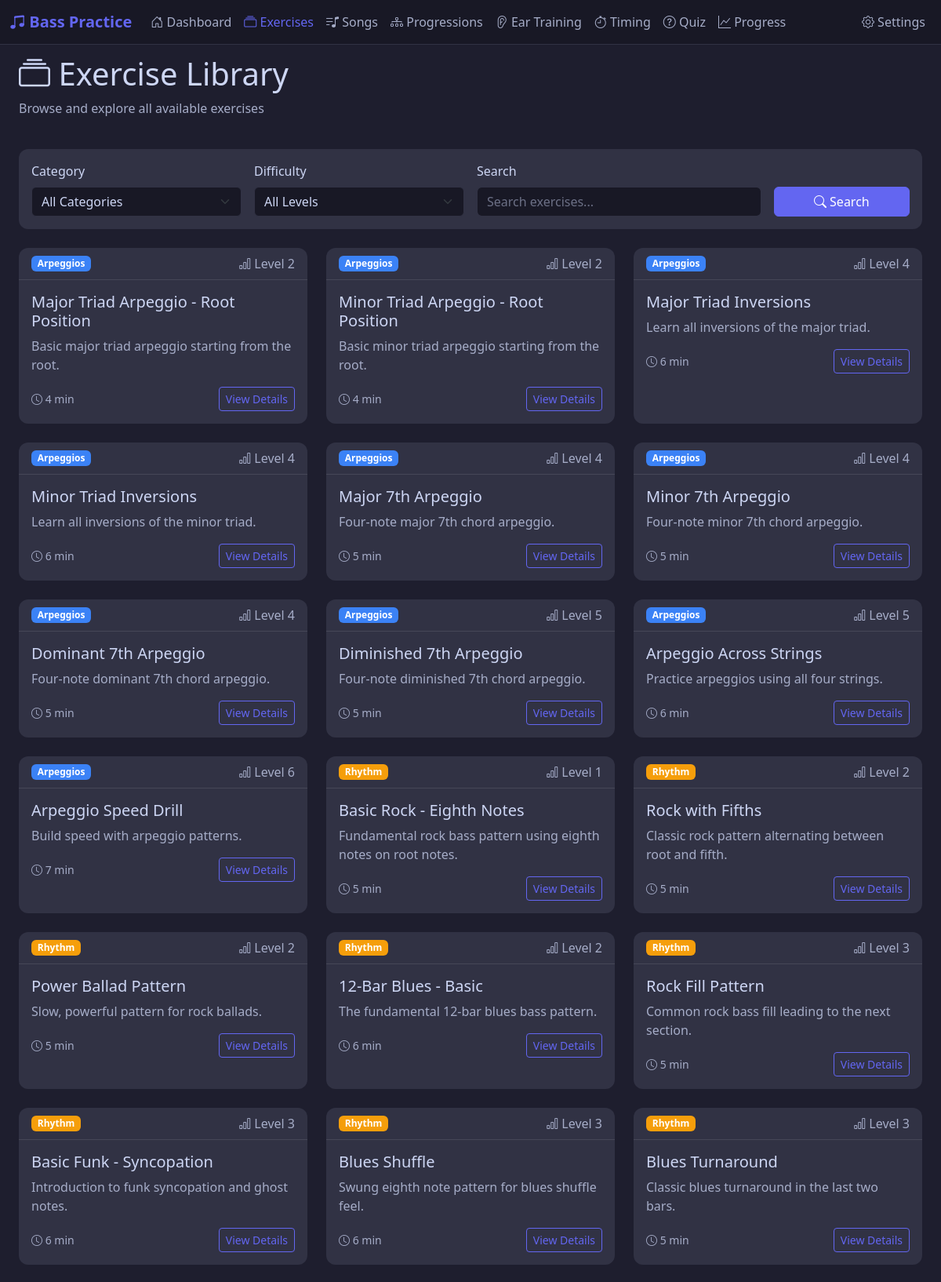
Screenshot of /exercises (upper part) with the database file from the repository.
### app/models/content/__init__.py (models this page shows, shortened)
class Exercise(db.Model):
    __tablename__ = 'exercises'
    id = db.Column(db.Integer, primary_key=True)
    title = db.Column(db.String(100), nullable=False)
    description = db.Column(db.Text)
    category = db.Column(db.String(30), nullable=False)  # scales, arpeggios, rhythm, technique, theory
    subcategory = db.Column(db.String(50))
    difficulty_level = db.Column(db.Integer, nullable=False)  # 1-10
    estimated_duration = db.Column(db.Integer, nullable=False)  # minutes
    instructions = db.Column(db.Text)
    tips = db.Column(db.Text)
    prerequisites = db.Column(db.Text)  # JSON array of exercise IDs
    created_at = db.Column(db.DateTime, default=datetime.utcnow)
    session_exercises = db.relationship('SessionExercise', backref='exercise', lazy=True)

### app/routes/exercises.py (the view)
@bp.route('/exercises')
def exercises():
    category = request.args.get('category', '')
    difficulty = request.args.get('difficulty', type=int)
    search = request.args.get('search', '')
    query = Exercise.query
    if category:
        query = query.filter_by(category=category)
    if difficulty:
        query = query.filter_by(difficulty_level=difficulty)
    if search:
        query = query.filter(Exercise.title.ilike(f'%{search}%'))
    exercises = query.order_by(Exercise.category, Exercise.difficulty_level).all()
    categories = db.session.query(Exercise.category).distinct().all()
    categories = [c[0] for c in categories]
    return render_template('exercises.html',
        exercises=exercises,
        categories=categories,
        current_category=category,
        current_difficulty=difficulty,
        search=search
    )

### app/templates/exercises.html (shortened to what this page needs)
{% extends "base.html" %}
{% from "macros/cards.html" import exercise_card %}
{% from "macros/badges.html" import category_badge %}
{% block content %}
<div class="container-fluid px-4">
    <div class="row mb-4">
        <div class="col-12">
            <h1><i class="bi bi-collection"></i> Exercise Library</h1>
            <p class="text-secondary">Browse and explore all available exercises</p>
        </div>
    </div>
    <div class="row mb-4">
        <div class="col-12">
            <div class="card">
                <div class="card-body">
                    <form method="GET" class="row g-3">
                        <div class="col-md-3">
                            <label class="form-label">Category</label>
                            <select name="category" class="form-select" onchange="this.form.submit()">
                                <option value="">All Categories</option>
                            </select>
                        </div>
                        <div class="col-md-3">
                            <label class="form-label">Difficulty</label>
                            <select name="difficulty" class="form-select" onchange="this.form.submit()">
                                <option value="">All Levels</option>
                            </select>
                        </div>
                        <div class="col-md-4">
                            <label class="form-label">Search</label>
                            <input type="text" name="search" class="form-control" placeholder="Search exercises..."
                                value="{{ search }}">
                        </div>
                        <div class="col-md-2 d-flex align-items-end">
                            <button type="submit" class="btn btn-primary w-100">
                                <i class="bi bi-search"></i> Search
                            </button>
                        </div>
                    </form>
                </div>
            </div>
        </div>
    </div>
    <div class="row">
        {% for exercise in exercises %}
        <div class="col-lg-4 col-md-6 mb-4">
            {{ exercise_card(exercise) }}
        </div>
        {% endfor %}
    </div>
</div>
{% endblock %}

### app/templates/macros/cards.html (shortened to what this page needs)
{% from 'macros/badges.html' import category_badge, star_rating, progress_bar %}
{% macro exercise_card(exercise) %}
<div class="card exercise-card h-100">
    <div class="card-header d-flex justify-content-between align-items-center">
        {{ category_badge(exercise.category) }}
        <span class="difficulty-badge text-secondary">
            <i class="bi bi-bar-chart"></i> Level {{ exercise.difficulty_level }}
        </span>
    </div>
    <div class="card-body">
        <h5 class="card-title">{{ exercise.title }}</h5>
        <p class="card-text text-secondary">{{ exercise.description[:150] }}</p>
        <div class="d-flex justify-content-between align-items-center">
            <small class="text-secondary">
                <i class="bi bi-clock"></i> {{ exercise.estimated_duration }} min
            </small>
            <a href="{{ url_for('exercises.exercise_detail', exercise_id=exercise.id) }}"
                class="btn btn-outline-primary btn-sm">
                View Details
            </a>
        </div>
    </div>
</div>
{% endmacro %}

### app/templates/macros/badges.html (shortened to what this page needs)
{% macro category_badge(category) %}
<span class="badge badge-category badge-{{ category }}">
    {{ category|capitalize }}
</span>
{% endmacro %}

### app/static/css/base.css (style rules this page uses)
:root { --primary-color: #6366f1; --secondary-color: #8b5cf6; --accent-color: #f59e0b; --dark-bg: #1e1e2e; --darker-bg: #181825; --card-bg: #313244; --text-primary: #cdd6f4; --text-secondary: #a6adc8; --text-muted: #6c7086; }
body { background-color: var(--dark-bg); color: var(--text-primary); font-family: 'Segoe UI', system-ui, sans-serif; min-height: 100vh; }
h1, h2, h3, h4, h5, h6 { color: var(--text-primary); }
p, span, div, li, td, th, label { color: var(--text-primary); }
.text-secondary { color: var(--text-secondary) !important; }
a { color: var(--primary-color); }
.card { background-color: var(--card-bg); border: none; border-radius: 12px; color: var(--text-primary); }
.card-title, .card-header, .card-body, .card-footer { color: var(--text-primary); }
.card-header { background-color: transparent; border-bottom: 1px solid rgba(255,255,255,0.1); color: var(--text-primary); }
.card-text { color: var(--text-secondary); }
.btn-primary { background-color: var(--primary-color); border-color: var(--primary-color); color: #ffffff; }
.btn-outline-primary { color: var(--primary-color); border-color: var(--primary-color); }
.badge-category { font-size: 0.75rem; padding: 0.35em 0.65em; color: #ffffff; }
.badge-arpeggios { background-color: #3b82f6; color: #ffffff; }
.badge-rhythm { background-color: #f59e0b; color: #000000; }
.badge { color: #ffffff; }
.difficulty-badge { display: inline-flex; align-items: center; gap: 4px; color: var(--text-secondary); }
.exercise-card { transition: transform 0.2s, box-shadow 0.2s; }
.form-control, .form-select { background-color: var(--darker-bg); border-color: var(--card-bg); color: var(--text-primary); }
.form-control::placeholder { color: var(--text-muted); }
.form-label { color: var(--text-primary); }
.form-select option { background-color: var(--darker-bg); color: var(--text-primary); }
input, textarea, select { color: var(--text-primary) !important; }
input::placeholder, textarea::placeholder { color: var(--text-muted) !important; }
small, .small { color: var(--text-secondary); }

### rows the page displays
Exercise: category "Arpeggios", difficulty_level "2", title "Major Triad Arpeggio - Root Position", description "Basic major triad arpeggio starting from the root.", estimated_duration "4"
Exercise: category "Arpeggios", difficulty_level "2", title "Minor Triad Arpeggio - Root Position", description "Basic minor triad arpeggio starting from the root.", estimated_duration "4"
Exercise: category "Arpeggios", difficulty_level "4", title "Major Triad Inversions", description "Learn all inversions of the major triad.", estimated_duration "6"
Exercise: category "Arpeggios", difficulty_level "4", title "Minor Triad Inversions", description "Learn all inversions of the minor triad.", estimated_duration "6"
Exercise: category "Arpeggios", difficulty_level "4", title "Major 7th Arpeggio", description "Four-note major 7th chord arpeggio.", estimated_duration "5"
Exercise: category "Arpeggios", difficulty_level "4", title "Minor 7th Arpeggio", description "Four-note minor 7th chord arpeggio.", estimated_duration "5"
Exercise: category "Arpeggios", difficulty_level "4", title "Dominant 7th Arpeggio", description "Four-note dominant 7th chord arpeggio.", estimated_duration "5"
Exercise: category "Arpeggios", difficulty_level "5", title "Diminished 7th Arpeggio", description "Four-note diminished 7th chord arpeggio.", estimated_duration "5"
Exercise: category "Arpeggios", difficulty_level "5", title "Arpeggio Across Strings", description "Practice arpeggios using all four strings.", estimated_duration "6"
Exercise: category "Arpeggios", difficulty_level "6", title "Arpeggio Speed Drill", description "Build speed with arpeggio patterns.", estimated_duration "7"
Exercise: category "Rhythm", difficulty_level "1", title "Basic Rock - Eighth Notes", description "Fundamental rock bass pattern using eighth notes on root notes.", estimated_duration "5"
Exercise: category "Rhythm", difficulty_level "2", title "Rock with Fifths", description "Classic rock pattern alternating between root and fifth.", estimated_duration "5"
Exercise: category "Rhythm", difficulty_level "2", title "Power Ballad Pattern", description "Slow, powerful pattern for rock ballads.", estimated_duration "5"
Exercise: category "Rhythm", difficulty_level "2", title "12-Bar Blues - Basic", description "The fundamental 12-bar blues bass pattern.", estimated_duration "6"
Exercise: category "Rhythm", difficulty_level "3", title "Rock Fill Pattern", description "Common rock bass fill leading to the next section.", estimated_duration "5"
Exercise: category "Rhythm", difficulty_level "3", title "Basic Funk - Syncopation", description "Introduction to funk syncopation and ghost notes.", estimated_duration "6"
Exercise: category "Rhythm", difficulty_level "3", title "Blues Shuffle", description "Swung eighth note pattern for blues shuffle feel.", estimated_duration "6"
Exercise: category "Rhythm", difficulty_level "3", title "Blues Turnaround", description "Classic blues turnaround in the last two bars.", estimated_duration "5"
